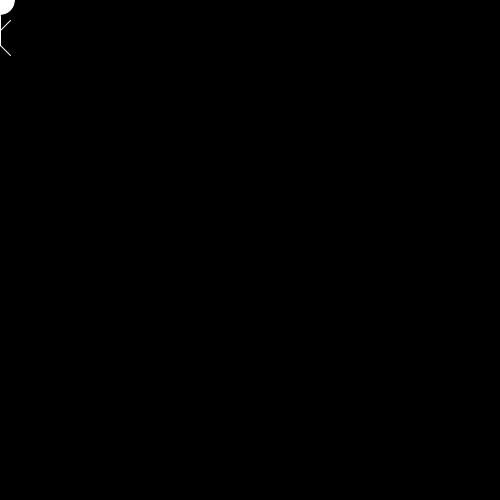
Frame 1 (no input)
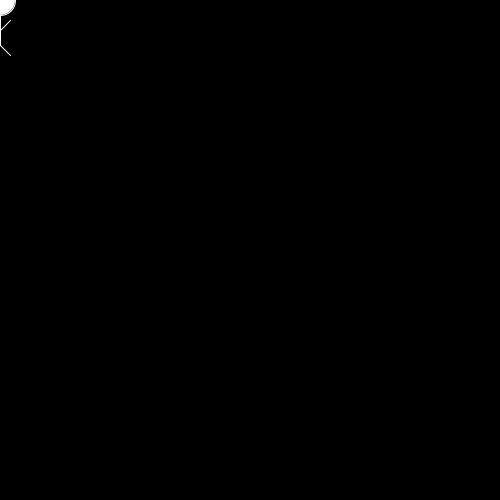
Frame 60 (the mouse pressed at the canvas centre just before this capture)
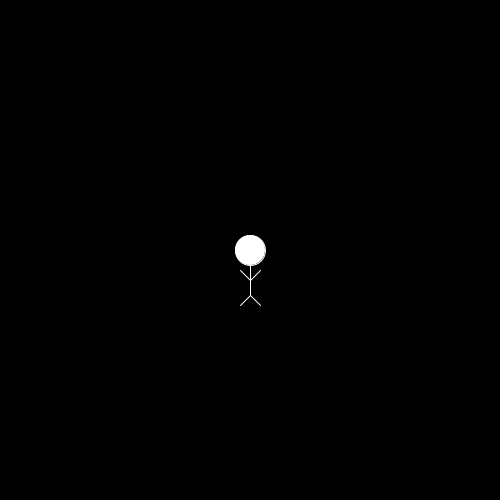
Frame 120 (the mouse held since frame 60 and released just before this capture)

The Processing sketch that drew these frames (run headless with seeded random() and noise(); from frame 60 on, the mouse is pressed at the canvas centre):

// Processing sketch: MovingCircle
// ── MovingCircle.pde
/**
 * An example of moving an object with the mouse
 * @version Oct 8 2025
 */

void setup()
{
  //all the code that is needed to set up your
  //animation
  size(500, 500);
}

void draw()
{
  //called 60x per second - the code here is run 60 times per sec
  background(0);  //background is drawn first to cover up the
  //last draw's drawing

  //drawing a stick figure
  circle(mouseX, mouseY, 30);  //head
  
  //body (starts at the bottom of the head and is 35 in length)
  stroke(255);
  line(mouseX, mouseY + 15, mouseX, mouseY + 45);
  
  //legs (starts at the bottom point of the body)
  line(mouseX, mouseY + 45, mouseX - 10, mouseY + 55);  //left leg
  line(mouseX, mouseY + 45, mouseX + 10, mouseY + 55);  //right leg
  
  //draw arms starting at the middle
  line(mouseX, mouseY + 30, mouseX - 10, mouseY + 20);  //left arm
  line(mouseX, mouseY + 30, mouseX + 10, mouseY + 20);  //right arm
  
}
